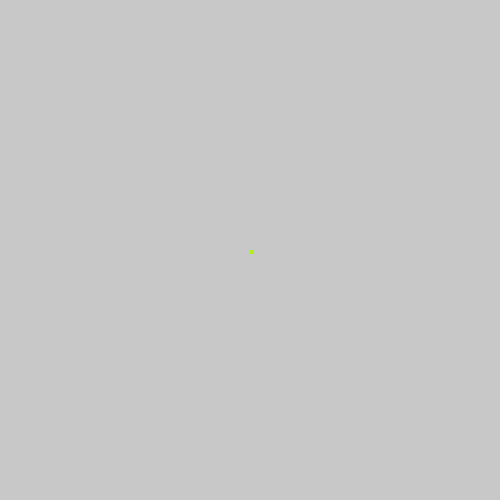
Frame 1 (no input)
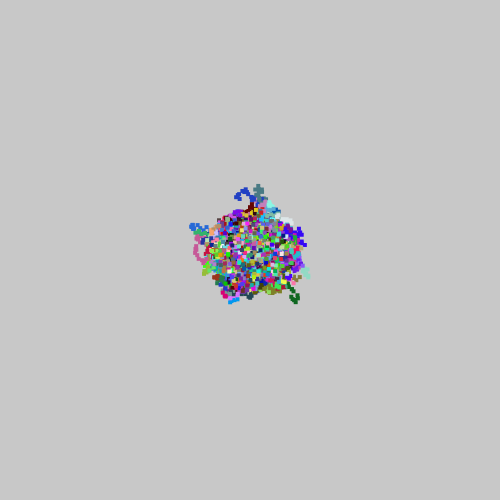
Frame 60 (no input)
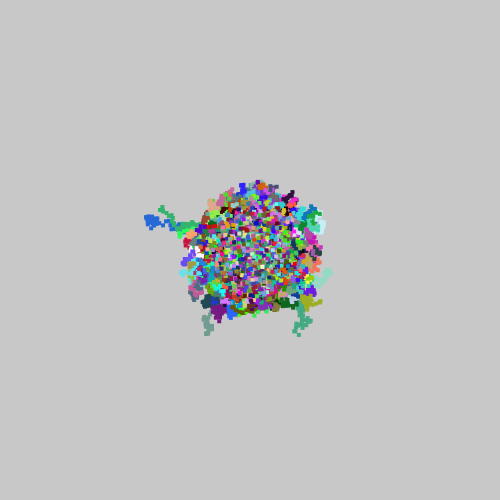
Frame 120 (the mouse pressed at the canvas centre since frame 60)

The p5.js sketch that drew these frames (run headless with seeded random() and noise() and a simulated clock; from frame 60 on, the mouse is pressed at the canvas centre):

// p5.js sketch
// ── sketch.js
const numero = 1000
const formiche =[]


function setup(){
    createCanvas(500, 500)
        background(200)

    for(let i = 0; i <numero; i++){
    formiche[i] ={
        x : width/2,
        y : height/2,
        colore : color(random(255), random(255), random(255))  
         }
    }


}

function draw(){
    noStroke()
for(let i = 0; i <numero; i++){
    fill(formiche[i].colore)
    rect(formiche[i].x, formiche[i].y, 4, 4)

 formiche[i].x += random(-4, 4)
  formiche[i].y += random(-4, 4)


}
}
